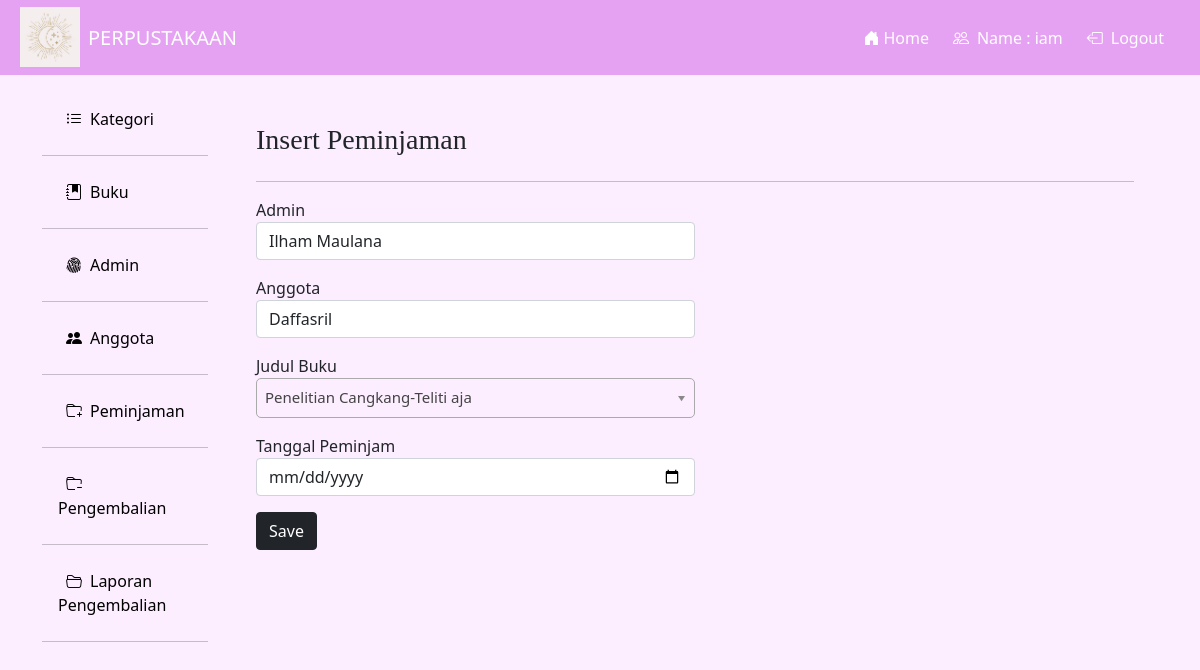
/loginadmin/index.php?f=peminjaman&m=insert (signed in), run on the app's committed database.
### tables this page shows
CREATE TABLE `t_detailbuku` (
  `f_id` int(11) NOT NULL,
  `f_idbuku` int(11) NOT NULL,
  `f_status` enum('Tersedia','Tidak Tersedia') NOT NULL
);

CREATE TABLE `t_buku` (
  `f_id` int(11) NOT NULL,
  `f_idkategori` int(11) NOT NULL,
  `f_judul` varchar(200) NOT NULL,
  `f_pengarang` varchar(200) NOT NULL,
  `f_penerbit` varchar(200) NOT NULL,
  `f_deskripsi` varchar(700) NOT NULL
);

### dbcontroller.php (called while the page is built, shortened)
<?php class dbcontroller
{
    private $host = "127.0.0.1";
    private $user = "root";
    private $password = "";
    private $database = "pra_usk";
    private $koneksi;
    public function __construct()
    {
        $this->koneksi = $this->koneksiDB();
    }
    public function koneksiDB()
    {
        $koneksi = mysqli_connect($this->host, $this->user, $this->password, $this->database);
        return $koneksi;
    }
    public function getALL($sql)
    {
        $result = mysqli_query($this->koneksi, $sql);
        while ($row = mysqli_fetch_assoc($result)) {
            $data[] = $row;
        }
        if (!empty($data)) {
            return $data;
        }
    }
}

### peminjaman/insert.php (the view, shortened to what this page needs)
<link rel="stylesheet" href="../chosen/chosen.css">
<?php
$admin = $db->getALL("SELECT * FROM t_admin ORDER BY f_nama ASC");
$anggota = $db->getALL("SELECT * FROM t_anggota ORDER BY f_nama ASC");
$buku = $db->getALL("SELECT t_detailbuku.f_id AS f_iddetailbuku, f_judul, f_deskripsi
    FROM t_buku
    INNER JOIN t_detailbuku ON t_buku.f_id = t_detailbuku.f_idbuku
    WHERE f_status = 'Tersedia'");
?>
<div class="mt-3">
     <div class="container">
          <h3 class="mb-4 mt-4" style="font-family:Georgia, 'Times New Roman', Times, serif;">Insert Peminjaman</h3>
          <hr>
          <div class="form-group">
               <form action="" method="post">
                    <div class="form-group w-50 mt-3">
                         <label for="">Admin</label><br>
                         <select name="f_idadmin" id="" class=" form-control">
                              <?php foreach ($admin as $r) : ?>
                                   <option value="<?php echo $r['f_id'] ?>"><?php echo $r['f_nama'] ?></option>
                              <?php endforeach ?>
                         </select>
                    </div>
                    <div class="form-group w-50 mt-3">
                         <label for="">Anggota</label><br>
                         <select name="f_idanggota" id="" class=" form-control">
                              <?php foreach ($anggota as $r) : ?>
                                   <option value="<?php echo $r['f_id'] ?>"><?php echo $r['f_nama'] ?></option>
                              <?php endforeach ?>
                         </select>
                    </div>
                    <div class="form-group w-50 mt-3">
                         <label for="">Judul Buku</label><br>
                         <select name="judulbuku" id="" class="chzn-select form-control">
                              <?php foreach ($buku as $r) : ?>
                                   <option value="<?php echo $r['f_iddetailbuku'] ?>">
                                        <?php echo $r['f_judul'];
                                        echo "-";
                                        echo $r['f_deskripsi']; ?>
                                   </option>
                              <?php endforeach ?>
                         </select>
                    </div>
                    <div class="form-group w-50 mt-3">
                         <label for="">Tanggal Peminjam</label>
                         <input class="form-control mb-3" type="date" name="f_tanggalpeminjaman" />
                    </div>
                    <button type="submit" name="simpan" value="simpan" class="btn btn-dark">Save</button>
               </form>
          </div>
     </div>
</div>

### loginadmin/index.php (style rules this page uses)
.bg { background-color: #fcedff; }

### data on the page
t_detailbuku: f_idbuku.f_judul "Penelitian Cangkang", f_idbuku.f_deskripsi "Teliti aja"

### other printed values
$_SESSION['admin'] "iam"
form field f_idadmin "Ilham Maulana"
form field f_idanggota "Daffasril"
